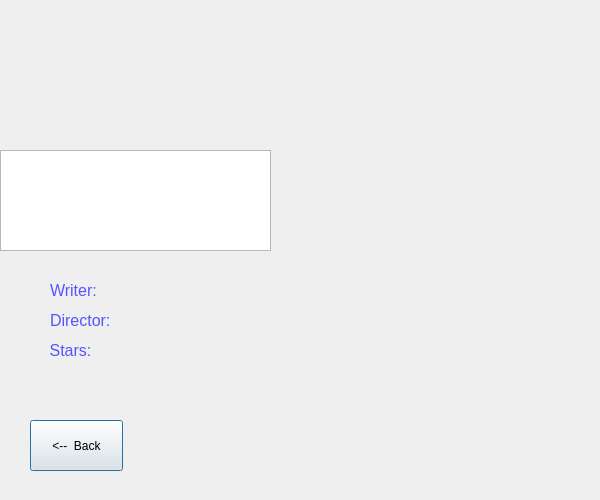
<?xml version="1.0" encoding="UTF-8"?>
<ui version="4.0">
 <class>movie26</class>
 <widget class="QDialog" name="movie26">
  <property name="geometry">
   <rect>
    <x>0</x>
    <y>0</y>
    <width>600</width>
    <height>500</height>
   </rect>
  </property>
  <property name="windowTitle">
   <string>Dialog</string>
  </property>
  <widget class="QLabel" name="MovieName">
   <property name="geometry">
    <rect>
     <x>10</x>
     <y>10</y>
     <width>581</width>
     <height>51</height>
    </rect>
   </property>
   <property name="font">
    <font>
     <pointsize>18</pointsize>
    </font>
   </property>
   <property name="text">
    <string>&lt;html&gt;&lt;head/&gt;&lt;body&gt;&lt;p&gt;&lt;br/&gt;&lt;/p&gt;&lt;/body&gt;&lt;/html&gt;</string>
   </property>
   <property name="alignment">
    <set>Qt::AlignCenter</set>
   </property>
  </widget>
  <widget class="QLabel" name="Writer">
   <property name="geometry">
    <rect>
     <x>120</x>
     <y>280</y>
     <width>181</width>
     <height>20</height>
    </rect>
   </property>
   <property name="text">
    <string/>
   </property>
  </widget>
  <widget class="QLabel" name="Director">
   <property name="geometry">
    <rect>
     <x>120</x>
     <y>310</y>
     <width>161</width>
     <height>16</height>
    </rect>
   </property>
   <property name="text">
    <string/>
   </property>
  </widget>
  <widget class="QLabel" name="stars">
   <property name="geometry">
    <rect>
     <x>120</x>
     <y>340</y>
     <width>161</width>
     <height>16</height>
    </rect>
   </property>
   <property name="text">
    <string/>
   </property>
  </widget>
  <widget class="QLabel" name="label_2">
   <property name="geometry">
    <rect>
     <x>50</x>
     <y>270</y>
     <width>101</width>
     <height>41</height>
    </rect>
   </property>
   <property name="text">
    <string>&lt;html&gt;&lt;head/&gt;&lt;body&gt;&lt;p&gt;&lt;span style=&quot; font-size:12pt; color:#5555ff;&quot;&gt;Writer:&lt;/span&gt;&lt;/p&gt;&lt;/body&gt;&lt;/html&gt;</string>
   </property>
  </widget>
  <widget class="QLabel" name="Category">
   <property name="geometry">
    <rect>
     <x>20</x>
     <y>110</y>
     <width>221</width>
     <height>31</height>
    </rect>
   </property>
   <property name="text">
    <string/>
   </property>
  </widget>
  <widget class="QLabel" name="label_4">
   <property name="geometry">
    <rect>
     <x>20</x>
     <y>330</y>
     <width>101</width>
     <height>41</height>
    </rect>
   </property>
   <property name="text">
    <string>&lt;html&gt;&lt;head/&gt;&lt;body&gt;&lt;p&gt;&lt;span style=&quot; font-size:12pt; color:#5555ff;&quot;&gt;Stars:&lt;/span&gt;&lt;/p&gt;&lt;/body&gt;&lt;/html&gt;</string>
   </property>
   <property name="alignment">
    <set>Qt::AlignCenter</set>
   </property>
  </widget>
  <widget class="QTextEdit" name="textEdit">
   <property name="geometry">
    <rect>
     <x>0</x>
     <y>150</y>
     <width>271</width>
     <height>101</height>
    </rect>
   </property>
   <property name="readOnly">
    <bool>true</bool>
   </property>
   <property name="html">
    <string>&lt;!DOCTYPE HTML PUBLIC &quot;-//W3C//DTD HTML 4.0//EN&quot; &quot;http://www.w3.org/TR/REC-html40/strict.dtd&quot;&gt;
&lt;html&gt;&lt;head&gt;&lt;meta name=&quot;qrichtext&quot; content=&quot;1&quot; /&gt;&lt;style type=&quot;text/css&quot;&gt;
p, li { white-space: pre-wrap; }
&lt;/style&gt;&lt;/head&gt;&lt;body style=&quot; font-family:'Ubuntu'; font-size:11pt; font-weight:400; font-style:normal;&quot;&gt;
&lt;p style=&quot;-qt-paragraph-type:empty; margin-top:0px; margin-bottom:0px; margin-left:0px; margin-right:0px; -qt-block-indent:0; text-indent:0px;&quot;&gt;&lt;br /&gt;&lt;/p&gt;&lt;/body&gt;&lt;/html&gt;</string>
   </property>
  </widget>
  <widget class="QLabel" name="pictureLabel">
   <property name="geometry">
    <rect>
     <x>300</x>
     <y>80</y>
     <width>261</width>
     <height>401</height>
    </rect>
   </property>
   <property name="text">
    <string/>
   </property>
  </widget>
  <widget class="QPushButton" name="pushButton_2">
   <property name="geometry">
    <rect>
     <x>30</x>
     <y>420</y>
     <width>93</width>
     <height>51</height>
    </rect>
   </property>
   <property name="text">
    <string>&lt;--  Back</string>
   </property>
  </widget>
  <widget class="QLabel" name="label_3">
   <property name="geometry">
    <rect>
     <x>50</x>
     <y>300</y>
     <width>101</width>
     <height>41</height>
    </rect>
   </property>
   <property name="text">
    <string>&lt;html&gt;&lt;head/&gt;&lt;body&gt;&lt;p&gt;&lt;span style=&quot; font-size:12pt; color:#5555ff;&quot;&gt;Director:&lt;/span&gt;&lt;/p&gt;&lt;/body&gt;&lt;/html&gt;</string>
   </property>
  </widget>
 </widget>
 <resources/>
 <connections/>
</ui>
